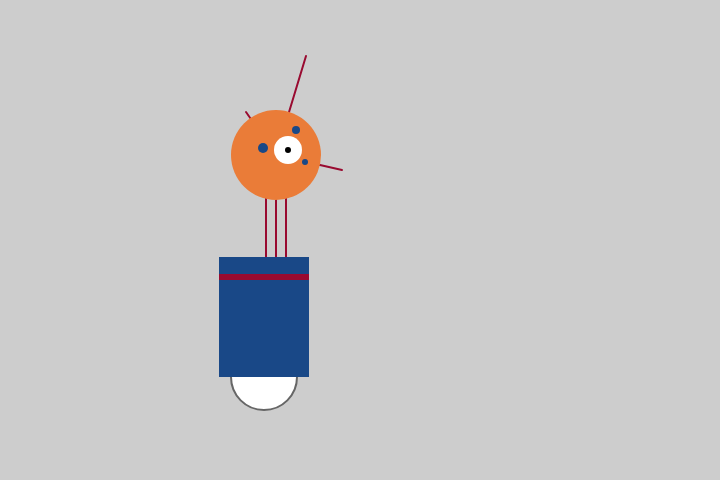
Frame 1 (no input)
Frame 60 (no input): identical to frame 1, image omitted
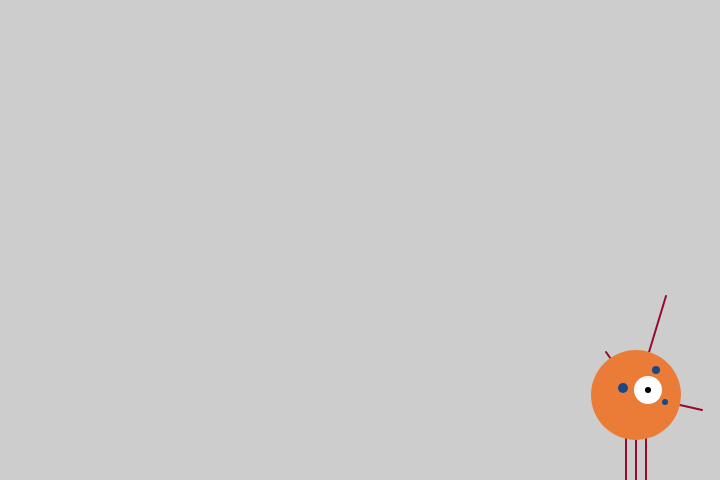
Frame 120 (the mouse pressed at the canvas centre since frame 60)

The p5.js sketch that drew these frames (run headless with seeded random() and noise() and a simulated clock; from frame 60 on, the mouse is pressed at the canvas centre):

// p5.js sketch
// ── sketch.js
function setup() { //called once on program start. Defines initial environment properties (e.g.screen size, bg color, etc) Only called once.
  createCanvas(720, 480); //defines overall size of element
  smooth(); // enables anti-aliasing (no jaggies) turned ON by default
  strokeWeight(2); // sets stroke weight (thickness) for all subsequent lines, borders, etc
}

// When removing the background parameter, we are able to see each individual rendering of our robot as the draw function repeats itself over and over again. By specifying a background color, the function is essentially "erasing" the previous frame by drawing another grey background and robot over the previous one. This gives the illusion of the robot moving on a blank background.

function draw() { // draws elements until stopped
  background(205); // sets background color
  translate(mouseX, mouseY); // specifies displacement along x & y axes

  //Neck <-- notation separating out neck section of code
  stroke(153, 10, 48); //sets color information for stroke (line) elements - burgundy. Format: stroke(red channel, green channel, blue channel, alpha channel)
  line(266, 257, 266, 162);// draws first line of neck. Parameters define the starting and ending points that the line will be drawn between in the format line( x1, y1, x2, y2)
  line(276, 257, 276, 162);// draws second line of neck 
  line(286, 257, 286, 162);// draws third line of neck
  
  //Antennae <-- notation separating out antennae section of code
  line(276, 155, 246, 112); // First antenna line (clockwise from left). Parameters define the starting and ending points that the line will be drawn between in the format line( x1, y1, x2, y2)
  line(276, 155, 306, 56); // Second antenna line (clockwise from left)
  line(276, 155, 342, 170); // Third antenna line (clockwise from left)
  
  //Body <-- notation separating out body section of code
  stroke(102,102, 102); // sets color of wheel shape - medium grey
  fill(255); // RGB fill value of next element (white). Format: stroke(red channel, green channel, blue channel, alpha channel)
  ellipse(264, 377, 66, 66);// draws wheel shape on bottom of rectangle body
  noStroke(); // command to disable stroke attribute from subsequent elements
  fill(25, 72, 135); // RGB fill value of next element (dark blue)
  rect(219, 257, 90, 120); // draws large rectangle (body of robot)
  fill(153, 10, 48); // RGB fill value of next element (burgundy)
  rect(219, 274, 90, 6); // draws small detail (horizontal) rectangle on robot body
  
  //Head <-- notation separating out head section of code
  fill(234, 124, 56); // RGB fill value of next element (orange)
  ellipse(276, 155, 90, 90); // draws main large ellipse shape
  fill(255); // RGB fill value of next element (purple)
  ellipse(288, 150, 28, 28); // draws white ellipse "eye"
  fill(0); // RGB fill value of next element (black)
  ellipse(288, 150, 6, 6); // draws black ellipse "eye pupil"
  fill(25, 72, 135); // RGB fill value of next element (dark blue)
  ellipse(263, 148, 10, 10); // draws blue ellipse (left)
  ellipse(296, 130, 8, 8); // draws blue ellipse (center-top)
  ellipse(305, 162, 6, 6); // draws blue ellipse (right)
}
